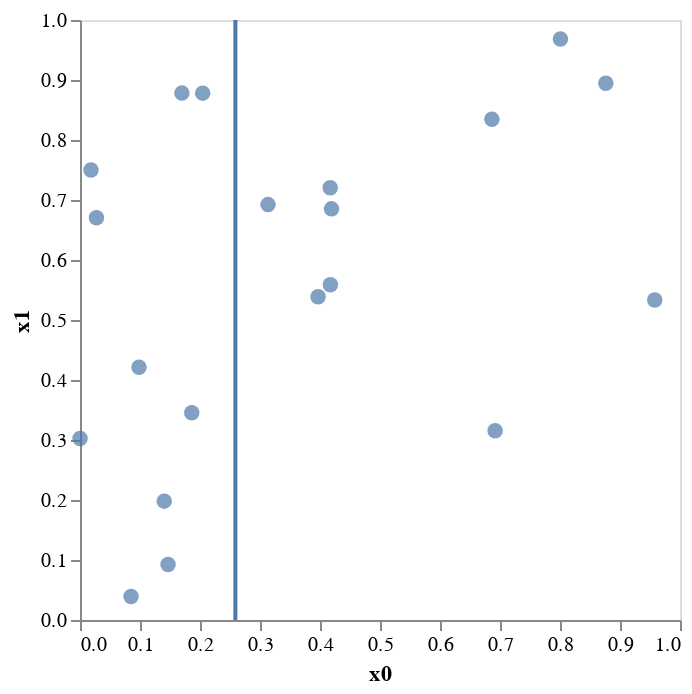

The code cell stored with this chart in its notebook:
### Code cell
kdt = KDTree()
kdt.build(X)
kdt.plot2d(depth=1)

### Figure 1 — Vega-Lite specification as saved in the notebook (floating-point values rounded to 4 significant figures)
{"config": {"view": {"continuousWidth": 300, "continuousHeight": 300}}, "layer": [{"data": {"name": "data-27c49ca2d2c0e4fe4f94f1d7c160a361"}, "mark": {"type": "circle", "size": 60}, "encoding": {"x": {"axis": {"grid": false}, "field": "x0", "type": "quantitative"}, "y": {"axis": {"grid": false}, "field": "x1", "type": "quantitative"}}}, {"data": {"name": "data-9bc712eec4862e0da7b537a787dfb3ee"}, "mark": {"type": "line"}, "encoding": {"x": {"axis": {"grid": false}, "field": "x0", "type": "quantitative"}, "y": {"axis": {"grid": false}, "field": "x1", "type": "quantitative"}}}], "encoding": {}, "$schema": "https://vega.github.io/schema/vega-lite/v5.8.0.json", "datasets": {"data-27c49ca2d2c0e4fe4f94f1d7c160a361": [{"x0": 0.417, "x1": 0.7203}, {"x0": 0.0001144, "x1": 0.3023}, {"x0": 0.1468, "x1": 0.09234}, {"x0": 0.1863, "x1": 0.3456}, {"x0": 0.3968, "x1": 0.5388}, {"x0": 0.4192, "x1": 0.6852}, {"x0": 0.2045, "x1": 0.8781}, {"x0": 0.02739, "x1": 0.6705}, {"x0": 0.4173, "x1": 0.5587}, {"x0": 0.1404, "x1": 0.1981}, {"x0": 0.8007, "x1": 0.9683}, {"x0": 0.3134, "x1": 0.6923}, {"x0": 0.8764, "x1": 0.8946}, {"x0": 0.08504, "x1": 0.03905}, {"x0": 0.1698, "x1": 0.8781}, {"x0": 0.09835, "x1": 0.4211}, {"x0": 0.9579, "x1": 0.5332}, {"x0": 0.6919, "x1": 0.3155}, {"x0": 0.6865, "x1": 0.8346}, {"x0": 0.01829, "x1": 0.7501}], "data-9bc712eec4862e0da7b537a787dfb3ee": [{"x0": 0.2589, "x1": 0.0}, {"x0": 0.2589, "x1": 1.0}]}}
